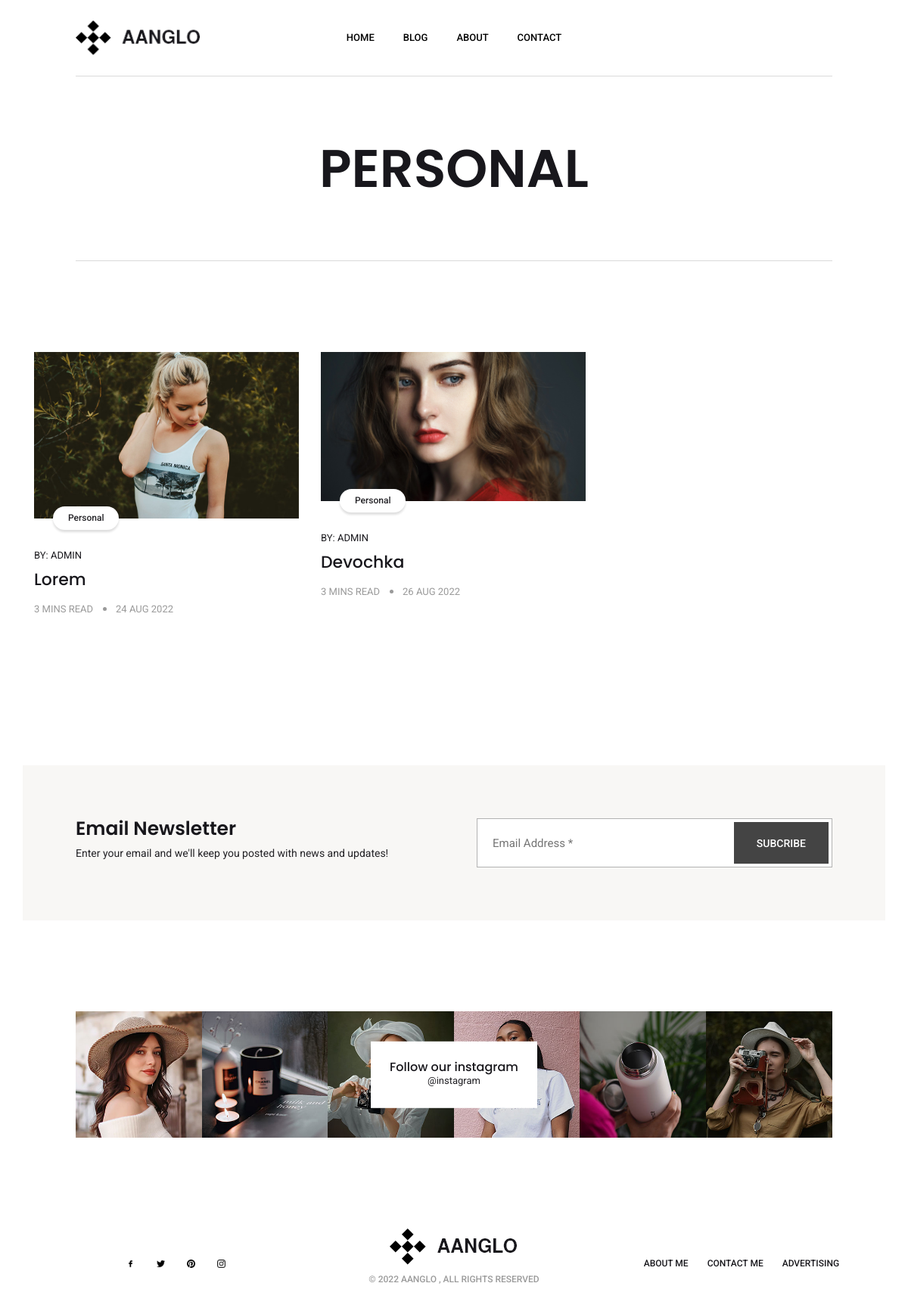
Screenshot of /tag/personal with the database file from the repository.
### blog/models.py (models this page shows, shortened)
class Post(models.Model):
    title = models.CharField(max_length=255)
    slug = models.SlugField("URL", max_length=255, unique=True, db_index=True)
    content = RichTextField()
    image = models.ImageField(upload_to="photos/%Y/%m/%d")
    tag = models.ForeignKey('Tags', on_delete=models.SET_NULL, null=True)
    time_create = models.DateTimeField("time create", auto_now_add=True)
    author = models.ForeignKey(User, on_delete=models.CASCADE)
    is_published = models.BooleanField(default=True)
    def get_absolute_url(self):
        return reverse('post', kwargs={'post_slug': self.slug})

class Tags(models.Model):
    name = models.CharField(max_length=100, db_index=True)
    slug = models.SlugField("URL", max_length=100, unique=True, db_index=True)
    def __str__(self):
        return self.name
    class Meta:
        verbose_name = 'Tag'
        verbose_name_plural = 'Tags'

class Social(models.Model):
    name = models.CharField(max_length=255)
    link = models.URLField()
    icon = models.ImageField(upload_to="social/")

### blog/views.py (the view)
# urls.py: path('tag/<slug:tag_slug>', TagList.as_view(), name='tag'),
class TagList(ListView):
    model = Post
    paginate_by = 9
    template_name = 'blog/tags.html'
    context_object_name = 'posts'
    def get_context_data(self, *, object_list=None, **kwargs):
        context = super().get_context_data(**kwargs)
        context['menu'] = menu
        context['title'] = self.kwargs['tag_slug']
        context['menu_item_selected'] = "blog-masonry"
        context['email_form'] = UserEmailsForm()
        return context
    def get_queryset(self):
        return Post.objects.filter(tag__slug=self.kwargs['tag_slug'], is_published=True) \
            .select_related('tag', 'author') \
            .only('title', 'slug', 'image', 'time_create', 'tag__name', 'author__username')

### blog/forms.py
class UserEmailsForm(forms.ModelForm):
    class Meta:
        model = UserEmails
        fields = '__all__'
        widgets = {
            'email': forms.EmailInput(attrs={'placeholder': 'Email Address *'}),
        }

### blog/templatetags/social_tags.py (called while the page is built)
@register.simple_tag()
def get_social_links():
    return Social.objects.all()

### blog/templates/blog/tags.html (shortened to what this page needs)
{% extends 'blog/base.html' %}
{% block content %}
<section class="page-title-s2">
    <div class="container-1310">
        <div class="row">
            <div class="col col-xs-12">
                <div class="inner">
                    <h2>{{ title | upper }}</h2>
                </div>
            </div>
        </div>
    </div>
</section>
<section class="blog-pg-section blog-masonry section-padding">
    <div class="container-1310">
        <div class="row">
            <div class="col col-xs-12">
                <div class="blog-content masonry-grids">
                    {% for post in posts %}
                    <div class="post format-standard-image">
                        <div class="entry-media">
                            <a href="{{ post.get_absolute_url }}"><img src="{{ post.image.url }}" alt></a>
                            <button>{{ post.tag }}</button>
                        </div>
                        <div class="entry-details">
                            <div class="author">By: <a href="#">{{ post.author }}</a></div>
                            <h3><a href="{{ post.get_absolute_url }}">{{ post.title }}</a></h3>
                            <div class="entry-meta">
                                <ul>
                                    <li><a href="{{ post.get_absolute_url }}">3 Mins Read</a></li>
                                    <li><a href="{{ post.get_absolute_url }}">{{ post.time_create | date:'d M Y' }}</a></li>
                                </ul>
                            </div>
                        </div>
                    </div>
                    {% endfor %}
                </div>
            </div>
        </div>
    </div>
</section>
{% endblock content %}

### blog/templates/blog/base.html (shortened to what this page needs)
<!DOCTYPE html>
<html lang="en">
{% load static social_tags cache %}
<head>
    <link href="{% static 'blog/css/themify-icons.css' %}" rel="stylesheet">
    <link href="{% static 'blog/css/bootstrap.min.css' %}" rel="stylesheet">
    <link href="{% static 'blog/css/animate.css' %}" rel="stylesheet">
    <link href="{% static 'blog/css/owl.carousel.css' %}" rel="stylesheet">
    <link href="{% static 'blog/css/owl.theme.css' %}" rel="stylesheet">
    <link href="{% static 'blog/css/slick.css' %}" rel="stylesheet">
    <link href="{% static 'blog/css/slick-theme.css' %}" rel="stylesheet">
    <link href="{% static 'blog/css/swiper.min.css' %}" rel="stylesheet">
    <link href="{% static 'blog/css/owl.transitions.css' %}" rel="stylesheet">
    <link href="{% static 'blog/css/jquery.fancybox.css' %}" rel="stylesheet">
    <link href="{% static 'blog/css/style.css' %}" rel="stylesheet">
</head>
<body>
<div class="page-wrapper">
    <header id="header" class="site-header header-style-1">
        <nav id="site-navigation" class="navigation navbar navbar-default">
            <div class="container-full">
                <div class="navbar-header">
                    <a class="navbar-brand" href="{% url 'home' %}"><img src="{% static 'blog/images/logo.png' %}" alt></a>
                </div>
                <div id="slide-nav" class="navbar-collapse collapse navigation-holder slide-content">
                    <ul id="link-list" class="nav navbar-nav menu nav-menu">
                        {% for m in menu %}
                        {% if m.url_name == menu_item_selected %}
                        <li class="current-menu-item"><a href="{% url m.url_name %}">{{m.title}}</a></li>
                        {% else %}
                        <li><a href="{% url m.url_name %}">{{m.title}}</a></li>
                        {% endif %}
                        {% endfor %}
                    </ul>
                </div>
            </div>
        </nav>
    </header>
    {% block content %}
    {% endblock content %}
    <section class="newsletter-section">
        <div class="container-1310">
            <div class="row">
                <div class="col col-xs-12">
                    <div class="newsletter-area">
                        <div class="newsletter-inner clearfix">
                            <div class="text">
                                <h3>Email Newsletter</h3>
                                <p>Enter your email and we'll keep you posted with news and updates!</p>
                            </div>
                            <form action="{% url 'create_email' %}" method="post">
                                <div class="input-1">
                                    {{ email_form.email }}
                                </div>
                                <div class="submit clearfix">
                                    <button type="submit">Subcribe</button>
                                </div>
                            </form>
                        </div>
                    </div>
                </div>
            </div>
        </div>
    </section>
    {% cache 600000 footer %}
    <section class="instagram-section">
        <div class="container-full">
            <div class="row">
                <div class="col col-xs-12">
                    <div class="instagram-inner">
                        <div class="instagram-text">
                            <h3>Follow our instagram</h3>
                            <p>@instagram</p>
                        </div>
                        <div class="instagram-grids clearfix">
                            <div class="grid">
                                <a href="https://www.instagram.com/"><img
                                        src="{% static 'blog/images/instagram/1.jpg' %}" alt></a>
                            </div>
                            <div class="grid">
                                <a href="https://www.instagram.com/"><img
                                        src="{% static 'blog/images/instagram/3.jpg' %}" alt></a>
                            </div>
                            <div class="grid">
                                <a href="https://www.instagram.com/"><img
                                        src="{% static 'blog/images/instagram/4.jpg' %}" alt></a>
                            </div>
                            <div class="grid">
                                <a href="https://www.instagram.com/"><img
                                        src="{% static 'blog/images/instagram/2.jpg' %}" alt></a>
                            </div>
                            <div class="grid">
                                <a href="https://www.instagram.com/"><img
                                        src="{% static 'blog/images/instagram/5.jpg' %}" alt></a>
                            </div>
                            <div class="grid">
                                <a href="https://www.instagram.com/"><img
                                        src="{% static 'blog/images/instagram/6.jpg' %}" alt></a>
                            </div>
                        </div>
                    </div>
                </div>
            </div>
        </div>
    </section>
    <footer class="footer-section">
        <div class="container-1310">
            <div class="row">
                <div class="col col-xs-12">
                    <div class="footer-content">
                        <div class="social">
                            {% get_social_links as social_links %}
                            {% for item in social_links %}
                            <a href="{{ item.link }}"><img class="icon" src="{{ item.icon.url }}" alt=""></a>
                            {% endfor %}
                        </div>
                        <div class="copyright">
                            <img src="{% static 'blog/images/logo.png' %}" alt>
                            <p>&copy; 2022 AAnglo , All Rights Reserved</p>
                        </div>
                        <div class="important-links">
                            <ul>
                                <li><a href="{% url 'about' %}">About me</a></li>
                                <li><a href="{% url 'contact' %}">Contact me</a></li>
                                <li><a href="{% url 'contact' %}">Advertising</a></li>
                            </ul>
                        </div>
                    </div>
                </div>
            </div>
        </div>
    </footer>
    {% endcache %}
</div>
</body>
</html>

### rows the page displays
Post: image (picture), tag "Personal", author "ADMIN", title "Lorem", time_create "24 AUG 2022"
Post: image (picture), tag "Personal", author "ADMIN", title "Devochka", time_create "26 AUG 2022"
Social: icon (picture)
Social: icon (picture)
Social: icon (picture)
Social: icon (picture)

### other values shown
{{ m.title }} "HOME" "BLOG" "ABOUT" "CONTACT"
{{ title | upper }} "PERSONAL"
